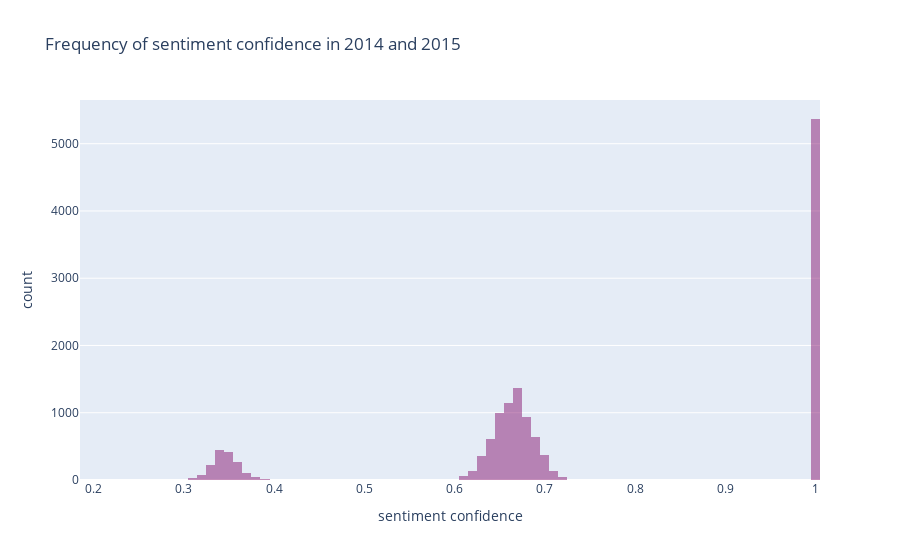

Write notebook code for a chart like this one.
### Code cell
data_2015 = df[df['year'] == 2015]['sentiment_confidence']
data_2014 = df[df['year'] == 2014]['sentiment_confidence']

trace2 = go.Histogram(
    x = data_2014,
    opacity = 0.75,
    name = '2014',
    marker = dict(color = 'rgba(80, 27, 80, 0.7)'))

trace3 = go.Histogram(
    x = data_2015,
    opacity = 0.75,
    name = '2015',
    marker = dict(color = 'rgba(125, 2, 100, 0.6)'))

data = [trace2, trace3]
layout = go.Layout(barmode = 'overlay',
                   title = 'Frequency of sentiment confidence in 2014 and 2015',
                   xaxis = dict(title = 'sentiment confidence'),
                   yaxis = dict(title = 'count'),
                  )

fig = go.Figure(data = data, layout = layout)
iplot(fig)

### Figure 1 — Plotly figure (JSON) as saved in the notebook; plotly's stock layout.template omitted (floating-point values rounded to 4 significant figures; data arrays with more than 128 entries replaced by an {"elided": "..."} marker saying what was removed)
{"data": [{"marker": {"color": "rgba(80, 27, 80, 0.7)"}, "name": "2014", "opacity": 0.75, "type": "histogram", "x": []}, {"marker": {"color": "rgba(125, 2, 100, 0.6)"}, "name": "2015", "opacity": 0.75, "type": "histogram", "x": {"elided": "13871 float values"}}], "layout": {"barmode": "overlay", "title": {"text": "Frequency of sentiment confidence in 2014 and 2015"}, "xaxis": {"title": {"text": "sentiment confidence"}}, "yaxis": {"title": {"text": "count"}}}}
